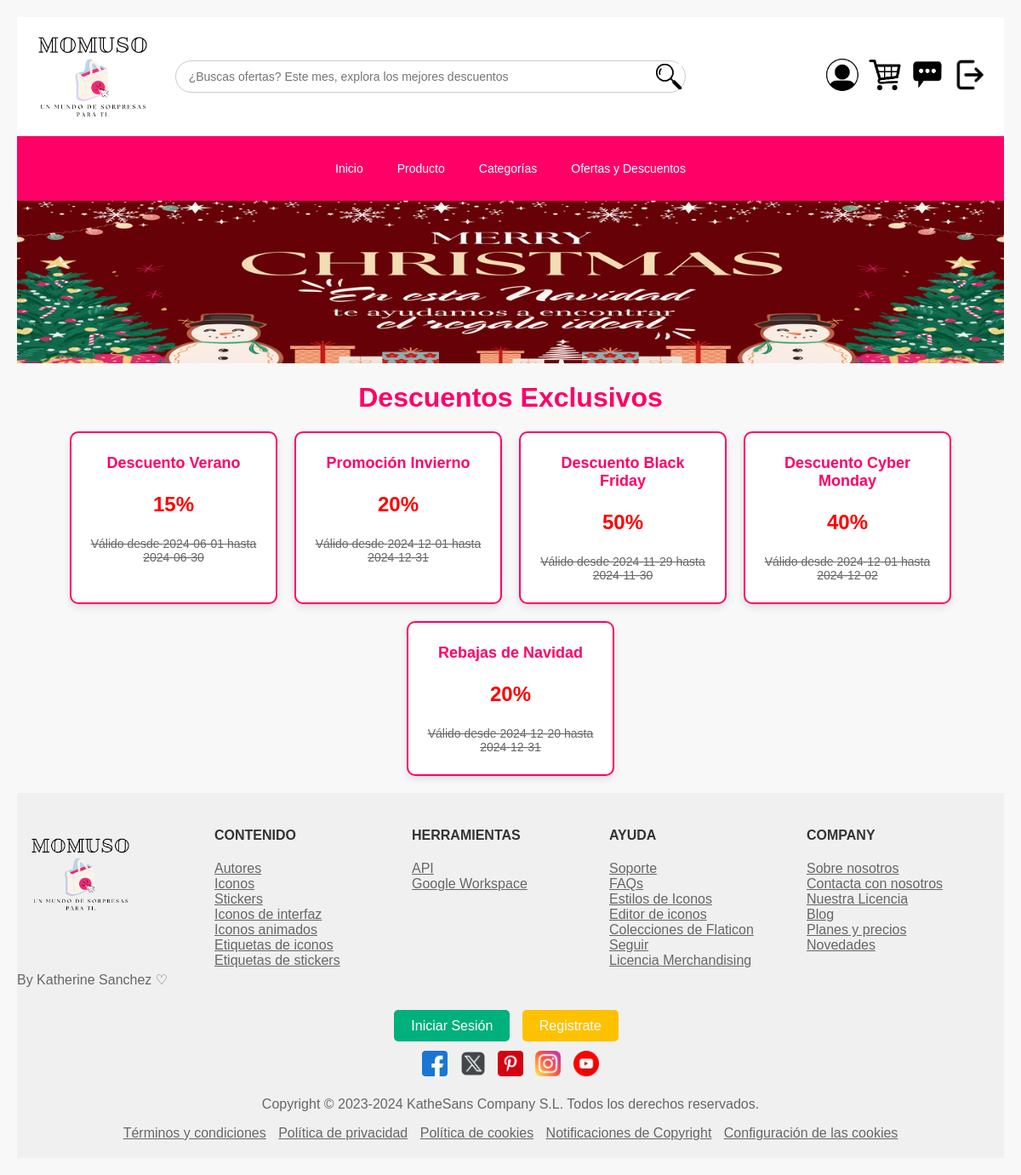
/Ofertas.php, run on the app's committed database.
### tables this page shows
CREATE TABLE `ofertasydescuentos` (
  `ID_Oferta` int(11) NOT NULL,
  `Nombre_Oferta` varchar(100) DEFAULT NULL,
  `Porcentaje_Descuento` float DEFAULT NULL,
  `Fecha_Inicio` date DEFAULT NULL,
  `Fecha_Finalizacion` date DEFAULT NULL,
  `ID_Producto` int(11) DEFAULT NULL
);

### Ofertas.php (the view, shortened to what this page needs)
<?php
include 'db_connection.php';
$query = "SELECT ID_Oferta, Nombre_Oferta, Porcentaje_Descuento, Fecha_Inicio, Fecha_Finalizacion FROM ofertasydescuentos";
$result = $conn->query($query);
?>
<!DOCTYPE html>
<html lang="es">
<head>
</head>
<body>
    <div class="header">
        <img src="Momuso/LO.png" alt="Momuso Logo">
        <div class="search-bar">
            <input type="text" placeholder="¿Buscas ofertas? Este mes, explora los mejores descuentos">
            <button><img src="Momuso/busqueda.png" alt="Buscar"></button>
        </div>
        <div class="top-bar">
            <p>Únete a Momuso</p>
            <a href="perfil.php">
                <button class="img-button">
                    <img src="Momuso/Personal.png" alt="Tienda Virtual">
                </button>
            </a>
            <a href="Carrito.php">
                <button class="img-button">
                    <img src="Momuso/Cestas.png" alt="Mi Cuenta">
                </button>
            </a>
            <a href="Reseñas.php">
                <button class="img-button">
                    <img src="Momuso/Mensaje.png" alt="Reseñas">
                </button>
            </a>
            <a href="Cerrar.php">
                <button class="img-button">
                    <img src="Momuso/salir.png" alt="salir">
                </button>
            </a>
        </div>
    </div>
    <div class="nav">
    <div class="nav">
        <a href="Momuso.php">Inicio</a>
        <a href="Producto.php">Producto</a>
        <a href="Categoria.php">Categorías</a>
        <a href="Ofertas.php">Ofertas y Descuentos</a>
    </div>
    </div>
    <section class="banner">
        <img src="Momuso/ban.png" alt="Happy CHRISTMAS">
    </section>
    <h1>Descuentos Exclusivos</h1>
    <div class="descuentos-container">
      <?php
        if ($result->num_rows > 0) {
            while ($row = $result->fetch_assoc()) {
                echo "<div class='descuento-card'>
                        <h2>{$row['Nombre_Oferta']}</h2>
                        <p class='porcentaje'>{$row['Porcentaje_Descuento']}%</p>
                        <p class='detalle'>Válido desde {$row['Fecha_Inicio']} hasta {$row['Fecha_Finalizacion']}</p>
                      </div>";
            }
        } else {
            echo "<p>No hay descuentos disponibles en este momento.</p>";
        }
        ?>
    </div>
<div class="row">
                <div class="col">
                  <?php include_once 'aplicacion_pie.php'; ?>
                </div>
            </div>
</body>
</html>

### Ofertas.php (style rules this page uses)
.header { display: flex; align-items: center; justify-content: space-between; padding: 20px; background-color: #ffffff; }
.header img { height: 100px; width: auto; }
.header .search-bar { display: flex; align-items: center; width: 100%; max-width: 600px; position: relative; }
.header .search-bar input { width: 100%; padding: 10px; border: 1px solid #cccccc; border-radius: 25px; padding-left: 15px; font-size: 14px; }
.header .search-bar button { position: absolute; right: 5px; background-color: #000000; color: white; border: none; border-radius: 50%; width: 30px; height: 30px; cursor: pointer; display: flex; align-items: center; justify-content: center; }
.header .search-bar button img { width: 30px; height: 30px; }
.nav { display: flex; justify-content: center; background-color: #fe0066; padding: 10px; }
.nav a { color: white; text-decoration: none; padding: 10px 20px; font-size: 14px; }
.top-bar { display: flex; align-items: center; gap: 10px; }
.top-bar p { margin: 0; color: white; font-weight: bold; }
.top-bar img { width: 25px; height: 25px; }
.img-button { background: none; border: none; padding: 0; cursor: pointer; transition: transform 0.2s ease-in-out; }
.img-button img { width: 40px; height: auto; }
.banner { background-color: #ffcc00; width: 100%; display: flex; justify-content: center; align-items: center; }
.banner img { width: 100%; max-height: 300px; object-fit: cover; }
body { font-family: Arial, sans-serif; margin: 0; padding: 20px; background-color: #f8f8f8; }
h1 { text-align: center; color: #fe0066; }
.descuentos-container { display: flex; flex-wrap: wrap; justify-content: center; gap: 20px; margin: 20px; }
.descuento-card { border: 2px solid #fe0066; border-radius: 10px; padding: 10px 20px; width: 200px; text-align: center; background-color: #fff; box-shadow: 0 4px 8px rgba(0, 0, 0, 0.1); }
.descuento-card h2 { color: #fe0066; font-size: 18px; }
.descuento-card .porcentaje { color: #fe0000; font-size: 24px; font-weight: bold; }
.descuento-card .detalle { font-size: 14px; color: #666; text-decoration: line-through; }

### data on the page
ofertasydescuentos: Nombre_Oferta "Descuento Verano", Porcentaje_Descuento "15", Fecha_Inicio "2024-06-01", Fecha_Finalizacion "2024-06-30"
ofertasydescuentos: Nombre_Oferta "Promoción Invierno", Porcentaje_Descuento "20", Fecha_Inicio "2024-12-01", Fecha_Finalizacion "2024-12-31"
ofertasydescuentos: Nombre_Oferta "Descuento Black Friday", Porcentaje_Descuento "50", Fecha_Inicio "2024-11-29", Fecha_Finalizacion "2024-11-30"
ofertasydescuentos: Nombre_Oferta "Descuento Cyber Monday", Porcentaje_Descuento "40", Fecha_Inicio "2024-12-01", Fecha_Finalizacion "2024-12-02"
ofertasydescuentos: Nombre_Oferta "Rebajas de Navidad", Porcentaje_Descuento "20", Fecha_Inicio "2024-12-20", Fecha_Finalizacion "2024-12-31"
